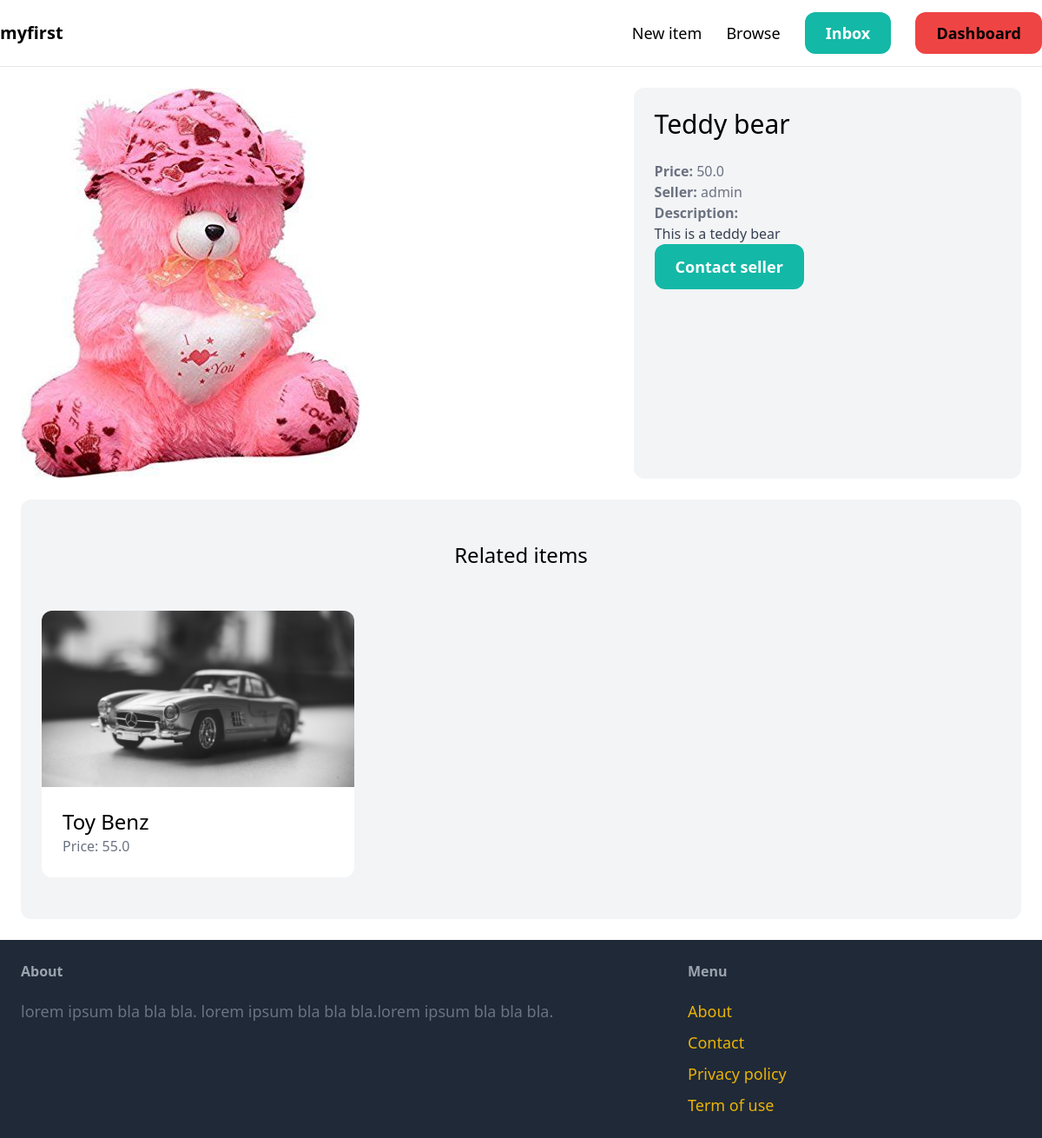
Page /items/3/ (signed in) on the committed database.
### item/models.py (models this page shows, shortened)
class Item(models.Model):
    category = models.ForeignKey(Category, related_name='item', on_delete=models.CASCADE, default = 1)
    name = models.CharField(max_length=255)
    description = models.TextField(blank=True, null=True)
    price = models.FloatField()
    image = models.ImageField(upload_to='item_images', blank=True, null=True)
    is_sold = models.BooleanField(default=False)
    created_by = models.ForeignKey(User, related_name='items', on_delete=models.CASCADE)
    created_at = models.DateTimeField(auto_now_add=True)

### item/views.py (the view)
# urls.py: path('<int:pk>/', views.detail, name='detail'),
def detail(request, pk):
    item = get_object_or_404(Item, pk=pk)
    related_items = Item.objects.filter(category=item.category, is_sold=False).exclude(pk=pk) [0:3]
    return render(request, 'item/detail.html', {
        'item': item,
        'related_items':related_items
    })

### item/templates/item/detail.html (shortened to what this page needs)
{% extends 'core/base.html' %}
{% block content %}
<div class="grid grid-cols-5 gap-6">
    <div class="col-span-3">
        <img src="{{ item.image.url }}" class="rounded-xl">
    </div>
    <div class="col-span-2 p-6 bg-gray-100 rounded-xl">
        <h1 class="mb-6 text-3xl">{{ item.name }}</h1>
        <p class="text-gray-500"><strong>Price: </strong>{{ item.price }}</p>
        <p class="text-gray-500"><strong>Seller: </strong>{{ item.created_by.username }}</p>
        {% if item.description %}
            <p class="text-gray-700">
                <strong class="text-gray-500">Description:</strong><br>
                {{ item.description }}
            </p>
        {% endif %}
        <a href="#" class="inline-block at-6 px-6 py-3 text-lg font-semibold bg-teal-500 text-white rounded-xl hover:bg-teal-700">Contact seller</a>
    </div>
</div>
<div class="mt-6 px-6 py-12 bg-gray-100 rounded-xl">
    <h2 class="mb-12 text-2xl text-center">Related items</h2>
<div class="grid grid-cols-3 gap-3">
    {% for item in related_items %}
        <div>
            <a href="{% url 'item:detail' item.id %}">
                <div>
                    <img src="{{ item.image.url }}" class="rounded-t-xl">
                </div>
                <div class="p-6 bg-white rounded-b-xl">
                    <h2 class="text-2xl">{{ item.name }}</h2>
                    <p class="text-gray-500">Price: {{ item.price }}</p>
                </div>
            </a>
        </div>
    {% endfor %}
</div>
</div>
{% endblock %}

### rows in the picture
Item: image (picture), name "Teddy bear", price "50.0", created_by.username "admin", description "This is a teddy bear"
Item: image (picture), name "Toy Benz", price "55.0"
